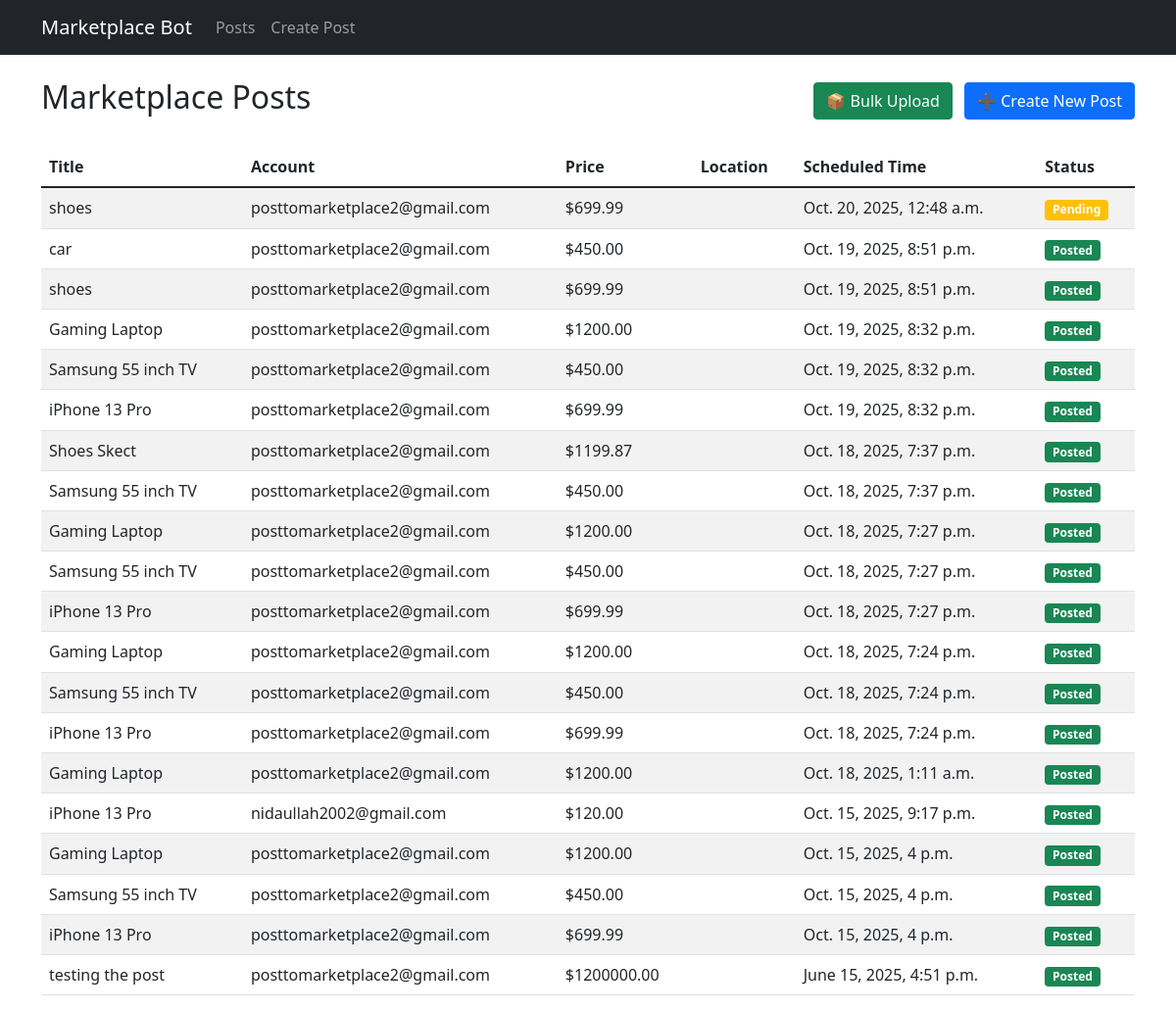
The app's page /, older data.
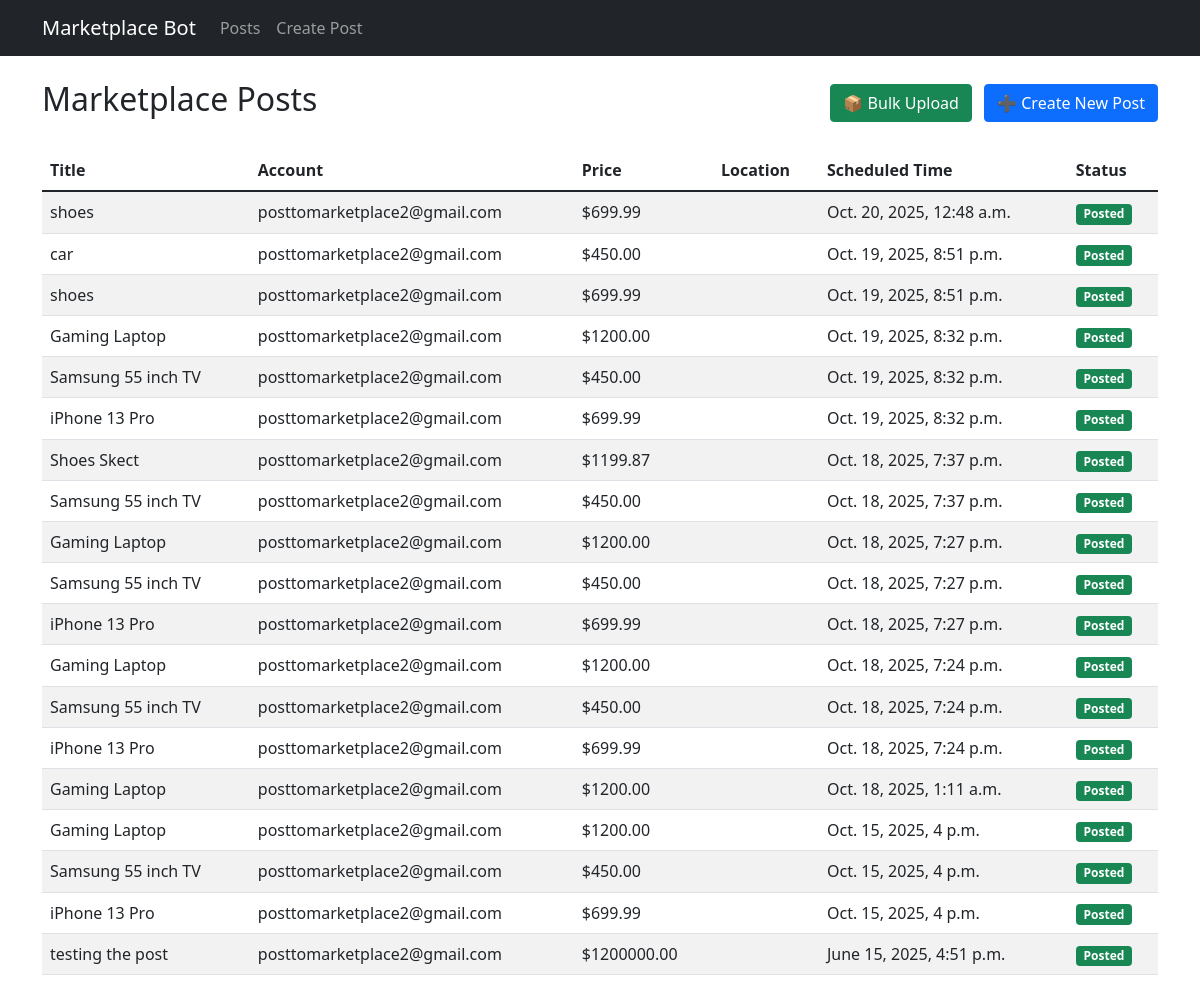
The same page, newer data.
### postings/models.py (models this page shows, shortened)
class MarketplacePost(models.Model):
    account = models.ForeignKey(FacebookAccount, on_delete=models.CASCADE)
    title = models.CharField(max_length=255)
    description = models.TextField()
    price = models.DecimalField(max_digits=10, decimal_places=2)
    image = models.ImageField(upload_to='posts/', blank=True)
    scheduled_time = models.DateTimeField()
    posted = models.BooleanField(default=False)
    created_at = models.DateTimeField(auto_now_add=True)
    updated_at = models.DateTimeField(auto_now=True)

### accounts/models.py (models this page shows, shortened)
class FacebookAccount(models.Model):
    email = models.EmailField()
    password = models.CharField(max_length=255)  # Store securely in production
    session_cookie = models.TextField(blank=True, null=True)
    created_at = models.DateTimeField(auto_now_add=True)

### postings/views.py (the view)
# urls.py: path('', views.post_list, name='post_list'),
def post_list(request):
    posts = MarketplacePost.objects.all().order_by('-scheduled_time')
    return render(request, 'postings/post_list.html', {'posts': posts})

### postings/templates/postings/post_list.html
{% extends "base.html" %} {% block content %}
<div class="container mt-4">
  <div class="d-flex justify-content-between align-items-center mb-4">
    <h2>Marketplace Posts</h2>
    <div>
      <a href="{% url 'bulk_upload_posts' %}" class="btn btn-success me-2"
        >📦 Bulk Upload</a
      >
      <a href="{% url 'create_post' %}" class="btn btn-primary"
        >➕ Create New Post</a
      >
    </div>
  </div>
  <div class="table-responsive">
    <table class="table table-striped">
      <thead>
        <tr>
          <th>Title</th>
          <th>Account</th>
          <th>Price</th>
          <th>Location</th>
          <th>Scheduled Time</th>
          <th>Status</th>
        </tr>
      </thead>
      <tbody>
        {% for post in posts %}
        <tr>
          <td>{{ post.title }}</td>
          <td>{{ post.account.email }}</td>
          <td>${{ post.price }}</td>
          <td>{{ post.location }}</td>
          <td>{{ post.scheduled_time }}</td>
          <td>
            {% if post.posted %}
            <span class="badge bg-success">Posted</span>
            {% else %}
            <span class="badge bg-warning">Pending</span>
            {% endif %}
          </td>
        </tr>
        {% empty %}
        <tr>
          <td colspan="6" class="text-center">No posts found.</td>
        </tr>
        {% endfor %}
      </tbody>
    </table>
  </div>
</div>
{% endblock %}

Row changes from the older to the newer data that the page shows:
removed MarketplacePost: title "iPhone 13 Pro", account.email "nidaullah2002@gmail.com", price "120.00", scheduled_time "Oct. 15, 2025, 9:17 p.m.", posted "Posted"
changed MarketplacePost "Oct. 20, 2025, 12:48 a.m.": posted "Pending" → "Posted"
